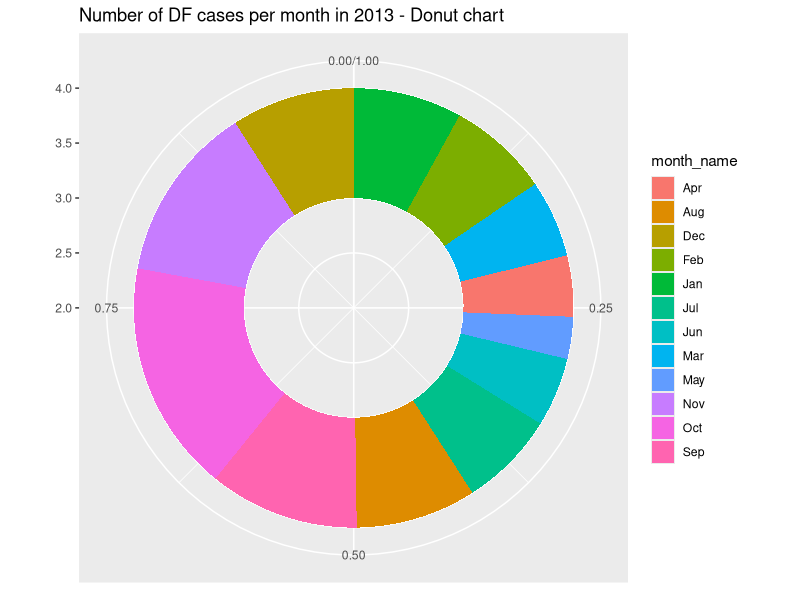
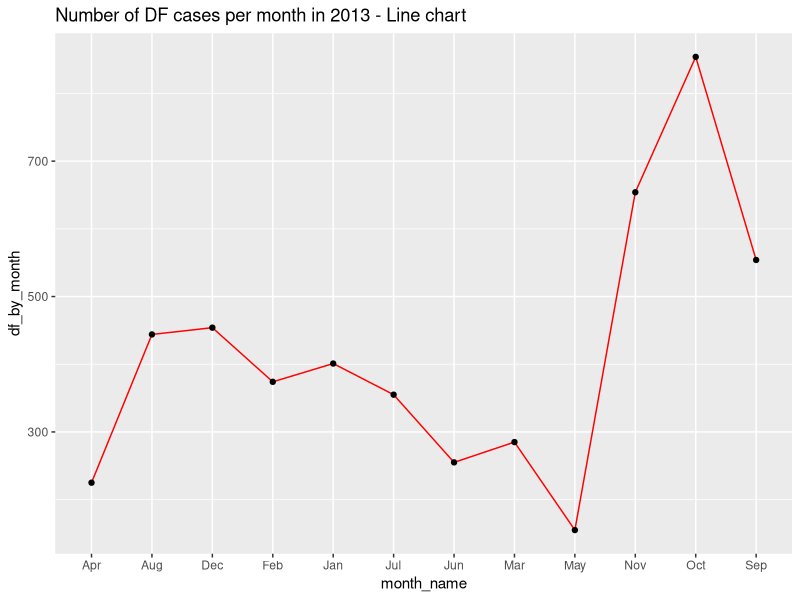

Here is the R script that generated these plots, in order: (Note: this script raises an error after producing the figures.)
#CASE Study: Philippines
library(lubridate)
library(dplyr)
library(ggplot2)

data <- read.csv("ph-cases.csv")
data$date <- as.Date(data$date)
# add month index
data$month <- month(ymd(data$date))
# group by month (index)
tm <- group_by(data, month)

# sum of all cases by month
sum_by_month <- summarize(tm, df_by_month = sum(df_cases))
sum_by_month$month_name <- c("Jan", "Feb", "Mar", "Apr", "May", "Jun", "Jul", "Aug", "Sep", "Oct", "Nov", "Dec")

# preparing for donut chart
# Compute percentages
sum_by_month$fraction <- sum_by_month$df_by_month / sum(sum_by_month$df_by_month)
# Compute the cumulative percentages (top of each rectangle)
sum_by_month$ymax <- cumsum(sum_by_month$fraction)

# Compute the bottom of each rectangle
sum_by_month$ymin <- c(0, head(sum_by_month$ymax, n=-1))
# Compute label position
sum_by_month$labelPosition <- (sum_by_month$ymax + sum_by_month$ymin) / 2

# Compute a good label
sum_by_month$label <- paste0(sum_by_month$month_name, "\n value: ", sum_by_month$df_by_month)


# Donout (all the df cases in 2013)
ggplot(sum_by_month, aes(ymax=ymax, ymin=ymin, xmax=4, xmin=3, fill=month_name)) +
  geom_rect() +
  coord_polar(theta="y") + 
  xlim(c(2, 4)) +
  ggtitle("Number of DF cases per month in 2013 - Donut chart")


# line plot
# Change the color  
ggplot(data=sum_by_month, aes(x=month_name, y=df_by_month, group=1)) +
  geom_line(color="red")+
  geom_point() +
  ggtitle("Number of DF cases per month in 2013 - Line chart")



# group by month
tm <- group_by(data, name)
temp_by_month <- summarize(tm, temp_by_month = mean(mean_temp))

ggplot(data=temp_by_month, aes(x=name, y=temp_by_month, group=1)) +
  geom_line(color="red")+
  geom_point() +
  ggtitle("Number of DF cases per month in 2013 - Line chart")


